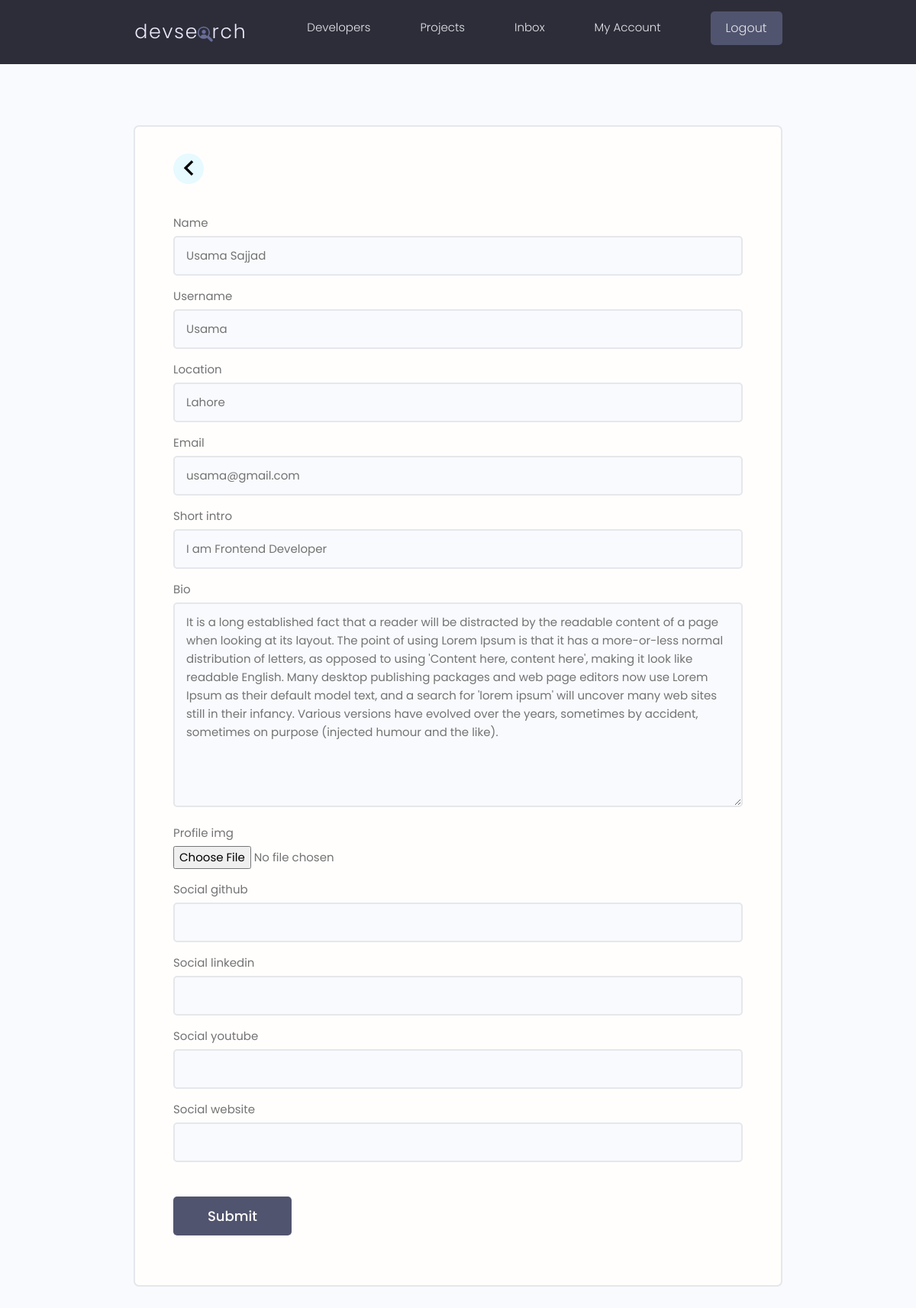
/edit-account/ (signed in), run on the app's committed database.
### users/models.py (models this page shows, shortened)
class Profile(models.Model):
    id = models.UUIDField(default=uuid.uuid4,primary_key=True,editable=False)
    user = models.OneToOneField(User,on_delete=models.CASCADE,null=True , blank=True)
    name = models.CharField(max_length=200,null=True,blank=True)
    username = models.CharField(max_length=200,null=True,blank=True)
    location = models.CharField(max_length=200,null=True,blank=True)
    email = models.EmailField(max_length=200,null=True,blank=True,unique=True)
    short_intro = models.CharField(max_length=200,null=True,blank=True)
    bio = models.TextField(max_length=2000,null=True,blank=True)
    profile_img = models.ImageField(null=True,blank=True,upload_to='profiles/',default='profiles/user-default.png')
    social_github = models.CharField(max_length=200,null=True,blank=True)
    social_linkedin = models.CharField(max_length=200,null=True,blank=True)
    social_youtube = models.CharField(max_length=200,null=True,blank=True)
    social_website = models.CharField(max_length=200,null=True,blank=True)
    created_at = models.DateTimeField(auto_now_add=True)

### users/views.py (the view)
# urls.py: path("edit-account/", views.editAccount, name="editAccount"),
@login_required(login_url="login")
def editAccount(request):
    profile = request.user.profile
    form = ProfileForm(instance=profile)
    if request.method == "POST":
        form = ProfileForm(request.POST, request.FILES, instance=profile)
        if form.is_valid():
            form.save()
            return redirect("accounts")
    context = {"form": form}
    return render(request, "users/profile_form.html", context)

### users/forms.py
class ProfileForm(ModelForm):
    class Meta:
        model = Profile
        exclude = ['user']
        widgets = {
            'profile_img': forms.FileInput(attrs={'class': 'input'}),
        }
    def __init__(self, *args, **kwargs):
        super().__init__(*args, **kwargs)
        for field in self.fields.values():
            field.widget.attrs.update({'class': 'input'})

### users/templates/users/profile_form.html (shortened to what this page needs)
{% extends "index.html" %} {% block main %}
{% load static %}
<main class="formPage my-xl ">
  <div class="content-box">
    <div class="formWrapper">
      <a class="backButton" href="{% url 'accounts' %}"><img style="width: 20px;" src="{% static 'images/arrow.svg' %}" alt=""></a>
      <br />
    <form class="form" method="POST" enctype="multipart/form-data">
        {% for field in form %}
        <div class="form__field">
          <label for="formInput#text">{{field.label}} </label>
          {{field}}
        </div>
        {% endfor %}
        <input
          class="btn btn--sub btn--lg my-md"
          type="submit"
          value="Submit"
        />
      </form>
    </div>
  </div>
</main>
{% endblock main %}

### static/css/app.css (style rules this page uses)
:root { --color-sub: #2d2d39; }
.btn--sub { background-color: var(--color-sub-light); }
img { width: 100%; }
.content-box { width: 95%; max-width: 85rem; margin: 0 auto; }
.backButton { background: var(--color-main-light); color: var(--color-main); width: 4rem; height: 4rem; display: flex; align-items: center; justify-content: center; border-radius: 50%; }
.formPage .formWrapper { list-style: none; background: var(--color-white); padding: 3.5rem 5rem; border: 2px solid var(--color-light); border-radius: 0.7rem; }

### static/uikit/styles/modules/_variables.css (style rules this page uses)
:root { --color-main: #5aa5b9; --color-main-light: #e6faff; --color-sub: #3f4156; --color-sub-light: #51546e; --color-sub-lighter: #ededfd; --color-text: #737373; --color-gray: #8b8b8b; --color-light: #e5e7eb; --color-light-gray: #767676; --color-bg: #f8fafd; --color-white: #fffefd; --color-white-light: #f3f3f3; --color-success: #359e64; --color-success-bg: #def8e8; --color-error: #fc4b0b; --color-error-bg: #fff2ee; --font-base: 'Poppins', arial, helvetica, 'Segoe UI', roboto, ubuntu, sans-serif; --font-monospace: 'Fira Code', 'Courier New', courier, monospace; --font-regular: 300; --font-medium: 500; --font-bold: 700; --generic-shadow: 1px 1px 5px #00000010; --generic-transition: all 0.3s ease-in-out; }

### static/uikit/styles/modules/_base.css (style rules this page uses)
* { margin: 0; padding: 0; box-sizing: border-box; text-rendering: optimizeLegibility; color: inherit; font-size: inherit; }
html { font-size: 50%; }
@media only screen and (min-width: 480px) { html { font-size: 56.25%; } }
@media only screen and (min-width: 1200px) { html { font-size: 62.5%; } }
body { line-height: 1.6; font-weight: 400; font-size: 1.5rem; color: var(--color-text); background-color: var(--color-bg); min-height: 100vh; }

### static/uikit/styles/modules/_typography.css (style rules this page uses)
* { font-family: var(--font-base); }
a { padding-bottom: 2px; text-decoration: none; display: inline-block; color: var(--color-main); font-weight: var(--font-medium); }

### static/uikit/styles/modules/_utilities.css (style rules this page uses)
.my-md { margin: 3rem auto; }
.my-xl { margin: 8rem auto; }

### static/uikit/styles/modules/_button.css (style rules this page uses)
.btn { display: inline-block; position: relative; cursor: pointer; background-color: var(--color-light); font-weight: var(--font-medium); color: var(--color-sub); text-decoration: none; padding: 1rem 2rem; border-radius: 0.5rem; border: none; width: -webkit-fit-content; width: -moz-fit-content; width: fit-content; height: -webkit-fit-content; height: -moz-fit-content; height: fit-content; font-size: 1.6rem; outline-width: 0; outline-color: transparent; -webkit-backface-visibility: hidden; backface-visibility: hidden; transition: all 0.3s ease-in-out; }
.btn--sub { background-color: var(--color-sub); color: var(--color-white); }
.btn--lg { font-size: 1.8rem; padding: 1.2rem 4.5rem; }

### static/uikit/styles/modules/_form.css (style rules this page uses)
.form { display: block; }
.form__field { margin-top: 1.5rem; margin-bottom: 1.5rem; }
.form__label, .form__field > label { display: block; margin-bottom: 0.5rem; color: var(--color-text); }
input.input[type='text'], input.input[type='email'], input.input[type='password'], input.input[type='number'], textarea.input { min-width: 24rem; width: 100%; padding: 1.2rem 1.5rem; border-radius: 0.5rem; border: 2px solid var(--color-light); transition: all 0.3s ease-in-out; background-color: var(--color-bg); }

### data on the page
Profile: form "Usama Sajjad" "Usama" "Lahore" "usama@gmail.com" "I am Frontend Developer" "It is a long established fact that a reader will be distracted by the readable content of a page when looking at its layout. The point of using Lorem Ipsum is that it has a more-or-less normal distribution of letters, as opposed to using 'Content here, content here', making it look like readable English. Many desktop publishing packages and web page editors now use Lorem Ipsum as their default model text, and a search for 'lorem ipsum' will uncover many web sites still in their infancy. Various versions have evolved over the years, sometimes by accident, sometimes on purpose (injected humour and the like)."

### other printed values
{{ field.label }} "Name" "Username" "Location" "Email" "Short intro" "Bio" "Profile img" "Social github" "Social linkedin" "Social youtube" "Social website"
